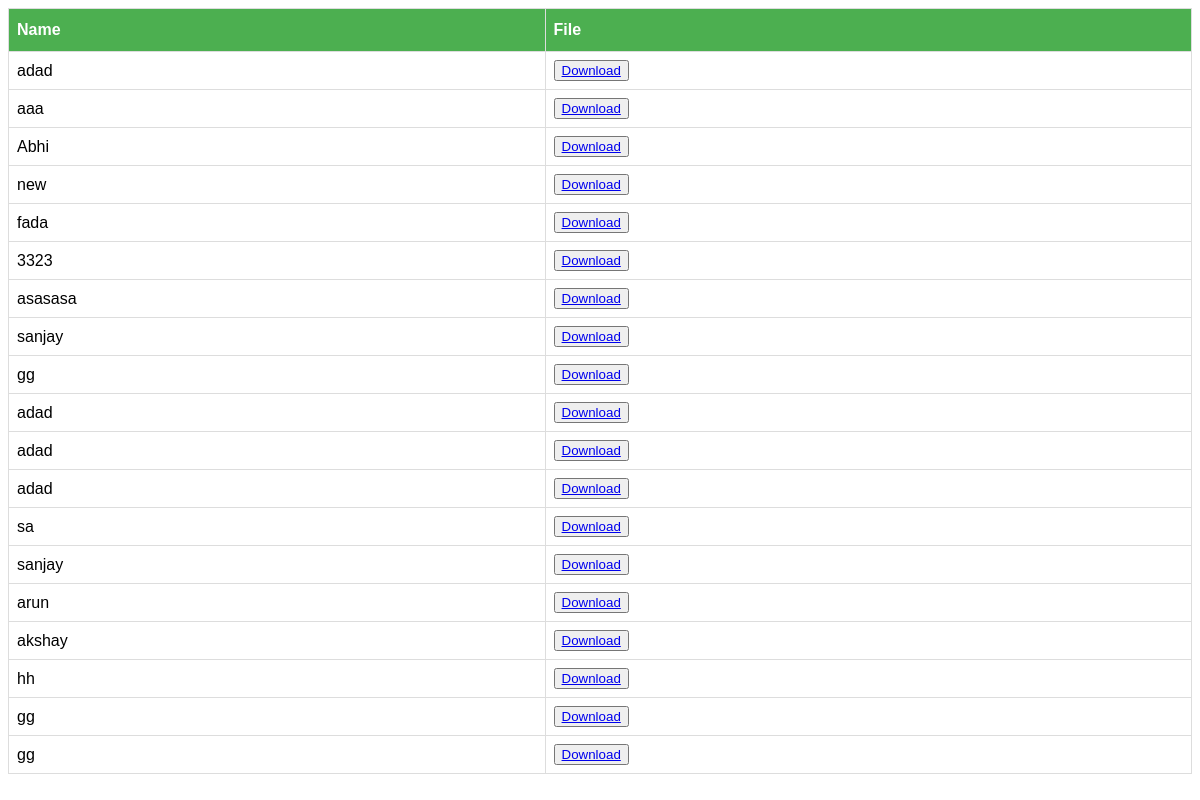
/view, run on the app's committed database.
### upload/models.py (models this page shows)
class Post(models.Model):
    author = models.ForeignKey(settings.AUTH_USER_MODEL, on_delete=models.CASCADE)
    name=models.CharField(max_length=200)
    document=models.FileField(upload_to='uploads/')

### upload/views.py (the view)
# urls.py: path('view',views.teacher_view,name='view'),
def teacher_view(request):
    queryset=Post.objects.all()
    context={
        'object_list':queryset,
    }
    return render(request,'upload/view.html',context)

### upload/templates/upload/view.html (shortened to what this page needs)
{% load static %}
<!DOCTYPE html>
<html>
<head>
</head>
<body>
    <table id="customers">
    <thead>
        <tr>
        <th>Name</th>
        <th>File</th>
        </tr>
    </thead>
    {%for instance in object_list %}
    <tbody>
    <tr>
        <td >{{instance.name}}</td>
        <td><button><a href="{{instance.document.url}}" target="_blank">Download</a></button></td>
    </tr>
    </tbody>
    {% endfor %}
</body>
</html>

### upload/templates/upload/view.html (style rules this page uses)
#customers { font-family: Arial, Helvetica, sans-serif; border-collapse: collapse; width: 100%; }
#customers td, #customers th { border: 1px solid #ddd; padding: 8px; }
#customers th { padding-top: 12px; padding-bottom: 12px; text-align: left; background-color: #4CAF50; color: white; }

### data on the page
Post: name "adad"
Post: name "aaa"
Post: name "Abhi"
Post: name "new"
Post: name "fada"
Post: name "3323"
Post: name "asasasa"
Post: name "sanjay"
Post: name "gg"
Post: name "adad"
Post: name "adad"
Post: name "adad"
Post: name "sa"
Post: name "sanjay"
Post: name "arun"
Post: name "akshay"
Post: name "hh"
Post: name "gg"
Post: name "gg"
